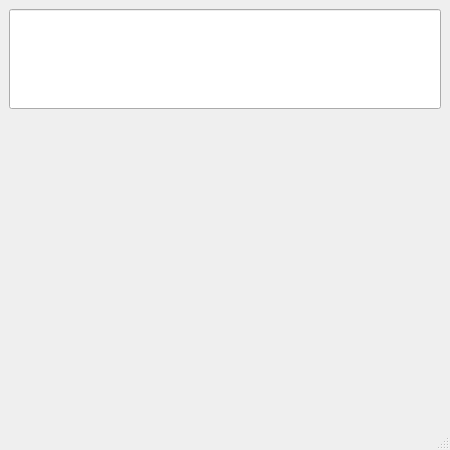
<?xml version="1.0" encoding="UTF-8"?>
<ui version="4.0">
 <class>MainWindow</class>
 <widget class="QMainWindow" name="MainWindow">
  <property name="geometry">
   <rect>
    <x>0</x>
    <y>0</y>
    <width>450</width>
    <height>450</height>
   </rect>
  </property>
  <property name="sizePolicy">
   <sizepolicy hsizetype="Fixed" vsizetype="Fixed">
    <horstretch>0</horstretch>
    <verstretch>0</verstretch>
   </sizepolicy>
  </property>
  <property name="minimumSize">
   <size>
    <width>450</width>
    <height>450</height>
   </size>
  </property>
  <property name="windowTitle">
   <string>CheckNumber</string>
  </property>
  <widget class="QWidget" name="centralwidget">
   <property name="sizePolicy">
    <sizepolicy hsizetype="Fixed" vsizetype="Fixed">
     <horstretch>0</horstretch>
     <verstretch>0</verstretch>
    </sizepolicy>
   </property>
   <property name="minimumSize">
    <size>
     <width>400</width>
     <height>400</height>
    </size>
   </property>
   <layout class="QVBoxLayout" name="verticalLayout">
    <item>
     <widget class="QLineEdit" name="lineEdit">
      <property name="sizePolicy">
       <sizepolicy hsizetype="Fixed" vsizetype="Fixed">
        <horstretch>0</horstretch>
        <verstretch>0</verstretch>
       </sizepolicy>
      </property>
      <property name="minimumSize">
       <size>
        <width>400</width>
        <height>100</height>
       </size>
      </property>
      <property name="font">
       <font>
        <pointsize>40</pointsize>
        <italic>false</italic>
        <bold>false</bold>
        <underline>false</underline>
        <strikeout>false</strikeout>
        <kerning>true</kerning>
       </font>
      </property>
      <property name="text">
       <string/>
      </property>
     </widget>
    </item>
    <item>
     <widget class="QLabel" name="label">
      <property name="sizePolicy">
       <sizepolicy hsizetype="Fixed" vsizetype="Fixed">
        <horstretch>0</horstretch>
        <verstretch>0</verstretch>
       </sizepolicy>
      </property>
      <property name="minimumSize">
       <size>
        <width>400</width>
        <height>400</height>
       </size>
      </property>
      <property name="font">
       <font>
        <pointsize>45</pointsize>
       </font>
      </property>
      <property name="text">
       <string/>
      </property>
      <property name="alignment">
       <set>Qt::AlignCenter</set>
      </property>
     </widget>
    </item>
   </layout>
  </widget>
  <widget class="QMenuBar" name="menubar">
   <property name="geometry">
    <rect>
     <x>0</x>
     <y>0</y>
     <width>450</width>
     <height>22</height>
    </rect>
   </property>
  </widget>
  <widget class="QStatusBar" name="statusbar"/>
 </widget>
 <resources/>
 <connections/>
</ui>
